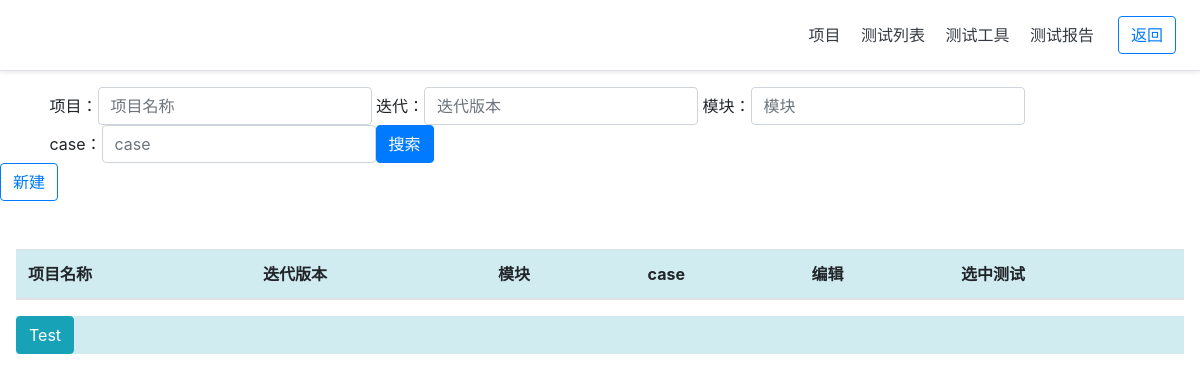
The app's page /Dcc/caseapi/, older data.
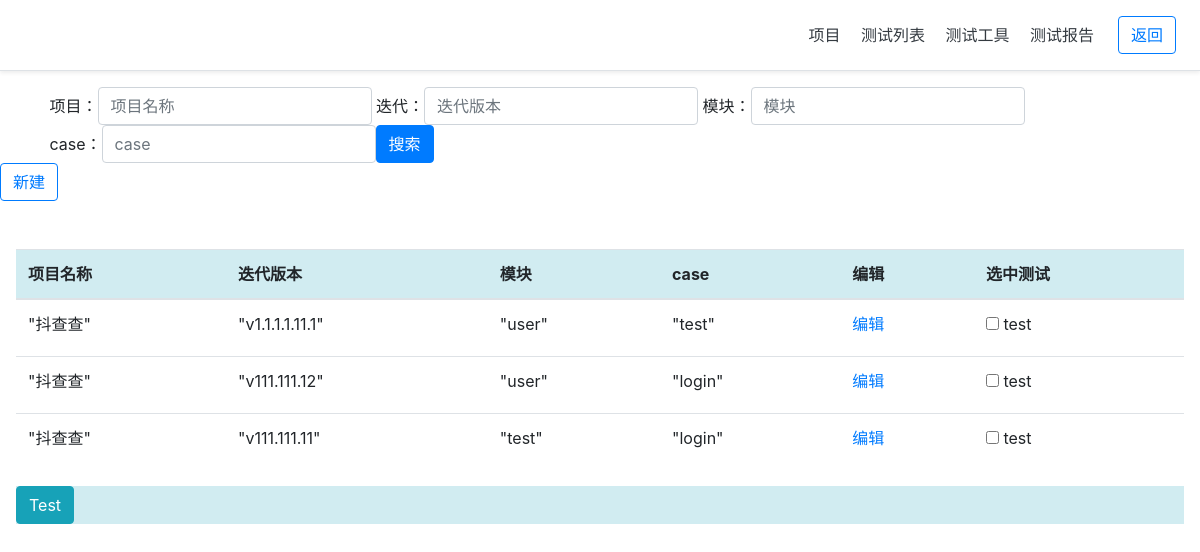
The same page, newer data.
### Dcc/models.py (models this page shows, shortened)
class apilist(models.Model):
    item = models.CharField(max_length=128)
    release = models.CharField(max_length=128)
    modules = models.CharField(max_length=128)
    casename = models.CharField(max_length=500)
    caselists =  models.CharField(max_length=1000)
    case_id = models.AutoField(primary_key=True)
    c_time = models.DateTimeField(auto_now_add=True)
    class Meta:
        ordering = ["-c_time"]
        verbose_name = "接口用例"
        verbose_name_plural = "接口用例"

### Dcc/views.py (the view)
# urls.py: path('caseapi/', views.caseapi_index),
def caseapi_index(request):
    caseapi_return = {
        "code": '',
        "msg": '',
        "equipment": {
        }
    }
    apilist = models.apilist()
    caselists = models.apilist.objects.all()
    for index in range(len(caselists)):
        caseapi_return['equipment'][index] = {
            'item': caselists[index].item,
            'release':caselists[index].release,
            'modules':caselists[index].modules,
            'casename': caselists[index].casename,
            'edit':caselists[index].case_id,
            'go':caselists[index].case_id
        }
    return render(request, 'Dcc/caseapi_index.html',locals())

### Dcc/templates/Dcc/caseapi_index.html (shortened to what this page needs)
{% load static %}
<!doctype html>
<html lang="en">
  <head>
    <link href="https://cdn.bootcss.com/twitter-bootstrap/4.3.1/css/bootstrap.min.css" rel="stylesheet">
    <link href="{% static 'login/css/login.css' %}" rel="stylesheet"/>
  </head>
  <body>
    <div class="d-flex flex-column flex-md-row align-items-center p-3 px-md-4 mb-3 bg-white border-bottom shadow-sm">
  <nav class="my-2 my-md-0 mr-md-3">
    <a class="p-2 text-dark" href="#">项目</a>
    <a class="p-2 text-dark" href="/Dcc/caseapi/">测试列表</a>
    <a class="p-2 text-dark" href="#">测试工具</a>
    <a class="p-2 text-dark" href="/Dcc/case_report/">测试报告</a>
  </nav>
  <a class="btn btn-outline-primary" href="/login/index/">返回</a>
</div>
<div class="row ">
    <div class="col-md-20  container">
        <form class="form-inline" action="/Dcc/searchcase/" method="post">
            <div class="form-group">
                &nbsp<label for="Item">项目：</label>
              <input name="Items" type="text" class="form-control Item" id="Item" placeholder="项目名称">
            </div>
            <div class="form-group">
                &nbsp<label for="Release">迭代：</label>
                <input name="Releases" type="text" class="form-control Release" id="Release" placeholder="迭代版本">
              </div>
            <div class="form-group">
                &nbsp<label for="Modules">模块：</label>
                <input name="Moduless" type="text" class="form-control Modules" id="Modules" placeholder="模块">
              </div>
              <div class="form-group">
                &nbsp<label for="Casename">case：</label>
                <input name="Casenames" type="text" class="form-control Casename" id="Casename" placeholder="case">
              </div>
              <div class="form-group">
                  <button type="submit" class="btn btn-primary float-right">搜索</button>
              </div>
          </form>
    </div>
    <div class="col-md-1">
                <a class="btn btn-outline-primary" href="/Dcc/caseadd/">新建</a>
    </div>
</div>
    <div class="pricing-header px-3 py-3 pt-md-5 pb-md-4 mx-auto">
        <table data-table class="table table-hover">
            <thead>
             <tr bgcolor="#d1ecf1">
              <th>项目名称</th>
              <th>迭代版本</th>
              <th>模块</th>
              <th>case</th>
              <th>编辑</th>
             <th>选中测试</th>
             </tr>
            </thead>
            <tbody>
                {% for keys, row in caseapi_return.equipment.items %}
                <tr class="success api-line">
                    {% for key, value in row.items %}
                        {% if key == 'edit' %}
                             <td >
                                 <a  class='editcase_id={{ value }}' href="/Dcc/case_edit/?case_id={{ value }}" name={{ value }} editcase_id={{ value }}>编辑</a>
                              </td>
                        {% elif key == 'go' %}
                             <td >
                              <label>
                                  <input class='gocase_id={{ value }}' type="checkbox" name={{ value }} gocase_id={{ value }}> test
                              </label>
                              </td>
                        {% else %}
                            <td >
                                "{{ value }}"
                            </td>
                        {% endif %}
                    {% endfor %}
                </tr> {% endfor %}
            </tbody>
           </table>
            <div class="alert-info navbar-fixed-bottom">
            <button type="button" class="btn btn-info gotest" onclick="gotest_onclick()" >Test</button>
  </div>
      </div>
  </body>
</html>

Row changes from the older to the newer data that the page shows:
added apilist: row "抖查查" "v1.1.1.1.11.1" "user" "test"
added apilist: row "抖查查" "v111.111.12" "user" "login"
added apilist: row "抖查查" "v111.111.11" "test" "login"
Text that changed along with them:
new list line: "\" \" \" \" \" \" \" \" 编辑 ☐ test"
